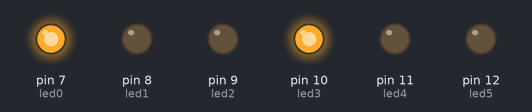
Recording of a sketch running on a simulated Arduino Uno, built with avr-gcc and run on an emulated ATmega328P. Parts: output pins drawn as LEDs (lit = HIGH).

Above: at 0.2 s.
At 3.2 s:
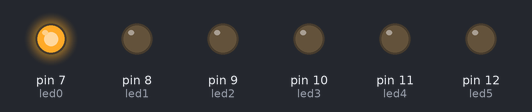
At 4.7 s:
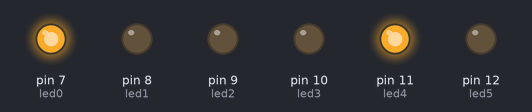
At 6.5 s:
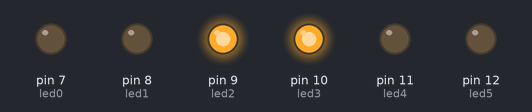
At 9.2 s:
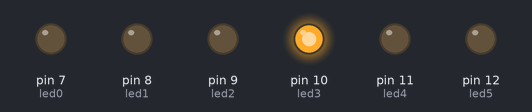
At 12.0 s:
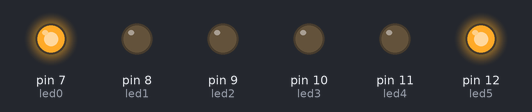
Timing chart, 0 to 13.7 s (numbered marks = the images above):
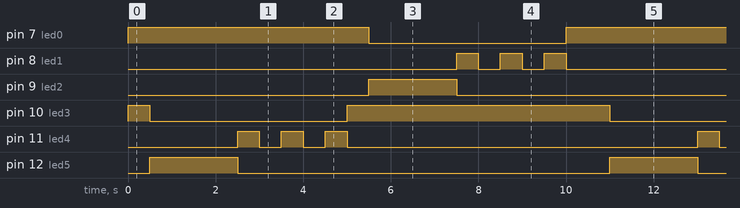

Measured:
- by itself, pin 7 (led0): alternates HIGH for 6.0 s and LOW for 4.5 s
- by itself, pin 8 (led1), pin 11 (led4): repeats every 10.5 s: 2 × (LOW 0.50 s, HIGH 0.50 s), LOW 8.0 s, HIGH 0.50 s
- by itself, pin 9 (led2), pin 12 (led5): alternates HIGH for 2.0 s and LOW for 8.5 s
- by itself, pin 10 (led3): repeats every 10.5 s: LOW 4.5 s, HIGH 6.0 s

The sketch:

Ex_Cru_lla_de_Sem_fors.ino
```cpp
/**********************************************************************************
**                                                                               **
**                              Array de 8 LEDs                                  **
**                                                                               **
**                                                                               **
**********************************************************************************/

//********** Includes *************************************************************

//********** Variables ************************************************************
const byte led0 = 7;          // donar nom al pin 5 de l’Arduino
const byte led1 = 8;          // donar nom al pin 6 de l’Arduino
const byte led2 = 9;          // donar nom al pin 7 de l’Arduino
const byte led3 = 10;          // donar nom al pin 8 de l’Arduino
const byte led4 = 11;          // donar nom al pin 9 de l’Arduino
const byte led5 = 12;         // donar nom al pin 10 de l’Arduino
//********** Setup ****************************************************************
void setup()
{
  pinMode(led0, OUTPUT);     // definir el pin 5 com una sortida
  pinMode(led1, OUTPUT);     // definir el pin 6 com una sortida
  pinMode(led2, OUTPUT);     // definir el pin 7 com una sortida
  pinMode(led3, OUTPUT);     // definir el pin 8 com una sortida
  pinMode(led4, OUTPUT);     // definir el pin 9 com una sortida
  pinMode(led5, OUTPUT);     // definir el pin 10 com una sortida
}

//********** Loop *****************************************************************
void loop()
{
  digitalWrite(led0, HIGH);    // posar a 5V el pin 5
  digitalWrite(led1, LOW);    // posar a 5V el pin 6
  digitalWrite(led2, LOW);    // posar a 5V el pin 7
  digitalWrite(led3, HIGH);    // posar a 5V el pin 8
  digitalWrite(led4, LOW);    // posar a 5V el pin 9
  digitalWrite(led5, LOW);    // posar a 5V el pin 10

  delay(500);                  // es queden leds 500ms encesos

  digitalWrite(led0, HIGH );     // posar a 0V el pin 5
  digitalWrite(led1, LOW);     // posar a 0V el pin 6
  digitalWrite(led2, LOW);     // posar a 0V el pin 7
  digitalWrite(led3, LOW);     // posar a 0V el pin 8
  digitalWrite(led4, LOW);     // posar a 0V el pin 9
  digitalWrite(led5, HIGH);     // posar a 0V el pin 10

    delay(500);                  // es queden leds 500ms encesos

  digitalWrite(led0, HIGH );     // posar a 0V el pin 5
  digitalWrite(led1, LOW);     // posar a 0V el pin 6
  digitalWrite(led2, LOW);     // posar a 0V el pin 7
  digitalWrite(led3, LOW);     // posar a 0V el pin 8
  digitalWrite(led4, LOW);     // posar a 0V el pin 9
  digitalWrite(led5, HIGH);     // posar a 0V el pin 10
    delay(500);                  // es queden leds 500ms encesos

  digitalWrite(led0, HIGH );     // posar a 0V el pin 5
  digitalWrite(led1, LOW);     // posar a 0V el pin 6
  digitalWrite(led2, LOW);     // posar a 0V el pin 7
  digitalWrite(led3, LOW);     // posar a 0V el pin 8
  digitalWrite(led4, LOW);     // posar a 0V el pin 9
  digitalWrite(led5, HIGH);     // posar a 0V el pin 10

    delay(500);                  // es queden leds 500ms encesos

  digitalWrite(led0, HIGH );     // posar a 0V el pin 5
  digitalWrite(led1, LOW);     // posar a 0V el pin 6
  digitalWrite(led2, LOW);     // posar a 0V el pin 7
  digitalWrite(led3, LOW);     // posar a 0V el pin 8
  digitalWrite(led4, LOW);     // posar a 0V el pin 9
  digitalWrite(led5, HIGH);     // posar a 0V el pin 10

  delay(500);                  // es queden leds 500ms apagats

    digitalWrite(led0, HIGH);    // posar a 5V el pin 5
  digitalWrite(led1, LOW);    // posar a 5V el pin 6
  digitalWrite(led2, LOW);    // posar a 5V el pin 7
  digitalWrite(led3, LOW);    // posar a 5V el pin 8
  digitalWrite(led4, HIGH);    // posar a 5V el pin 9
  digitalWrite(led5, LOW);    // posar a 5V el pin 10

  delay(500);                  // es queden leds 500ms apagatsç
    digitalWrite(led0, HIGH);    // posar a 5V el pin 5
  digitalWrite(led1, LOW);    // posar a 5V el pin 6
  digitalWrite(led2, LOW);    // posar a 5V el pin 7
  digitalWrite(led3, LOW);    // posar a 5V el pin 8
  digitalWrite(led4, LOW);    // posar a 5V el pin 9
  digitalWrite(led5, LOW);    // posar a 5V el pin 10

  delay(500);                  // es queden leds 500ms apagatsç
    digitalWrite(led0, HIGH);    // posar a 5V el pin 5
  digitalWrite(led1, LOW);    // posar a 5V el pin 6
  digitalWrite(led2, LOW);    // posar a 5V el pin 7
  digitalWrite(led3, LOW);    // posar a 5V el pin 8
  digitalWrite(led4, HIGH);    // posar a 5V el pin 9
  digitalWrite(led5, LOW);    // posar a 5V el pin 10

  delay(500);                  // es queden leds 500ms apagatsç
    digitalWrite(led0, HIGH);    // posar a 5V el pin 5
  digitalWrite(led1, LOW);    // posar a 5V el pin 6
  digitalWrite(led2, LOW);    // posar a 5V el pin 7
  digitalWrite(led3, LOW);    // posar a 5V el pin 8
  digitalWrite(led4, LOW);    // posar a 5V el pin 9
  digitalWrite(led5, LOW);    // posar a 5V el pin 10

  delay(500);                  // es queden leds 500ms apagatsç
    digitalWrite(led0, HIGH);    // posar a 5V el pin 5
  digitalWrite(led1, LOW);    // posar a 5V el pin 6
  digitalWrite(led2, LOW);    // posar a 5V el pin 7
  digitalWrite(led3, LOW);    // posar a 5V el pin 8
  digitalWrite(led4, HIGH);    // posar a 5V el pin 9
  digitalWrite(led5, LOW);    // posar a 5V el pin 10

  delay(500);                  // es queden leds 500ms encesos

  digitalWrite(led0, HIGH);     // posar a 0V el pin 5
  digitalWrite(led1, LOW);     // posar a 0V el pin 6
  digitalWrite(led2, LOW);     // posar a 0V el pin 7
  digitalWrite(led3, HIGH);     // posar a 0V el pin 8
  digitalWrite(led4, LOW);     // posar a 0V el pin 9
  digitalWrite(led5, LOW);     // posar a 0V el pin 10

  delay(500);                  // es queden leds 500ms apagats
  digitalWrite(led0, LOW);    // posar a 5V el pin 5
  digitalWrite(led1, LOW);    // posar a 5V el pin 6
  digitalWrite(led2, HIGH);    // posar a 5V el pin 7
  digitalWrite(led3, HIGH);    // posar a 5V el pin 8
  digitalWrite(led4, LOW);    // posar a 5V el pin 9
  digitalWrite(led5, LOW);    // posar a 5V el pin 10

    delay(500);                  // es queden leds 500ms apagats
  digitalWrite(led0, LOW);    // posar a 5V el pin 5
  digitalWrite(led1, LOW);    // posar a 5V el pin 6
  digitalWrite(led2, HIGH);    // posar a 5V el pin 7
  digitalWrite(led3, HIGH);    // posar a 5V el pin 8
  digitalWrite(led4, LOW);    // posar a 5V el pin 9
  digitalWrite(led5, LOW);    // posar a 5V el pin 10

    delay(500);                  // es queden leds 500ms apagats
  digitalWrite(led0, LOW);    // posar a 5V el pin 5
  digitalWrite(led1, LOW);    // posar a 5V el pin 6
  digitalWrite(led2, HIGH);    // posar a 5V el pin 7
  digitalWrite(led3, HIGH);    // posar a 5V el pin 8
  digitalWrite(led4, LOW);    // posar a 5V el pin 9
  digitalWrite(led5, LOW);    // posar a 5V el pin 10

    delay(500);                  // es queden leds 500ms apagats
  digitalWrite(led0, LOW);    // posar a 5V el pin 5
  digitalWrite(led1, LOW);    // posar a 5V el pin 6
  digitalWrite(led2, HIGH);    // posar a 5V el pin 7
  digitalWrite(led3, HIGH);    // posar a 5V el pin 8
  digitalWrite(led4, LOW);    // posar a 5V el pin 9
  digitalWrite(led5, LOW);    // posar a 5V el pin 10

  delay(500);                  // es queden leds 500ms encesos

  digitalWrite(led0, LOW);     // posar a 0V el pin 5
  digitalWrite(led1, HIGH);     // posar a 0V el pin 6
  digitalWrite(led2, LOW);     // posar a 0V el pin 7
  digitalWrite(led3, HIGH);     // posar a 0V el pin 8
  digitalWrite(led4, LOW);     // posar a 0V el pin 9
  digitalWrite(led5, LOW);     // posar a 0V el pin 10

  delay(500);                  // es queden leds 500ms apagats
  digitalWrite(led0, LOW);    // posar a 5V el pin 5
  digitalWrite(led1, LOW);    // posar a 5V el pin 6
  digitalWrite(led2, LOW);    // posar a 5V el pin 7
  digitalWrite(led3, HIGH);    // posar a 5V el pin 8
  digitalWrite(led4, LOW);    // posar a 5V el pin 9
  digitalWrite(led5, LOW);    // posar a 5V el pin 10

    delay(500);                  // es queden leds 500ms encesos

  digitalWrite(led0, LOW);     // posar a 0V el pin 5
  digitalWrite(led1, HIGH);     // posar a 0V el pin 6
  digitalWrite(led2, LOW);     // posar a 0V el pin 7
  digitalWrite(led3, HIGH);     // posar a 0V el pin 8
  digitalWrite(led4, LOW);     // posar a 0V el pin 9
  digitalWrite(led5, LOW);     // posar a 0V el pin 10

  delay(500);                  // es queden leds 500ms apagats
  digitalWrite(led0, LOW);    // posar a 5V el pin 5
  digitalWrite(led1, LOW);    // posar a 5V el pin 6
  digitalWrite(led2, LOW);    // posar a 5V el pin 7
  digitalWrite(led3, HIGH);    // posar a 5V el pin 8
  digitalWrite(led4, LOW);    // posar a 5V el pin 9
  digitalWrite(led5, LOW);    // posar a 5V el pin 10


    delay(500);                  // es queden leds 500ms encesos

  digitalWrite(led0, LOW);     // posar a 0V el pin 5
  digitalWrite(led1, HIGH);     // posar a 0V el pin 6
  digitalWrite(led2, LOW);     // posar a 0V el pin 7
  digitalWrite(led3, HIGH);     // posar a 0V el pin 8
  digitalWrite(led4, LOW);     // posar a 0V el pin 9
  digitalWrite(led5, LOW);     // posar a 0V el pin 10


    delay(500);                  // es queden leds 500ms encesos

  digitalWrite(led0, HIGH);     // posar a 0V el pin 5
  digitalWrite(led1, LOW);     // posar a 0V el pin 6
  digitalWrite(led2, LOW);     // posar a 0V el pin 7
  digitalWrite(led3, HIGH);     // posar a 0V el pin 8
  digitalWrite(led4, LOW);     // posar a 0V el pin 9
  digitalWrite(led5, LOW);     // posar a 0V el pin 10

    delay(500);                  // es queden leds 500ms encesos

  digitalWrite(led0, HIGH);     // posar a 0V el pin 5
  digitalWrite(led1, LOW);     // posar a 0V el pin 6
  digitalWrite(led2, LOW);     // posar a 0V el pin 7
  digitalWrite(led3, HIGH);     // posar a 0V el pin 8
  digitalWrite(led4, LOW);     // posar a 0V el pin 9
  digitalWrite(led5, LOW);     // posar a 0V el pin 10
}

//********** Funcions *************************************************************
```
